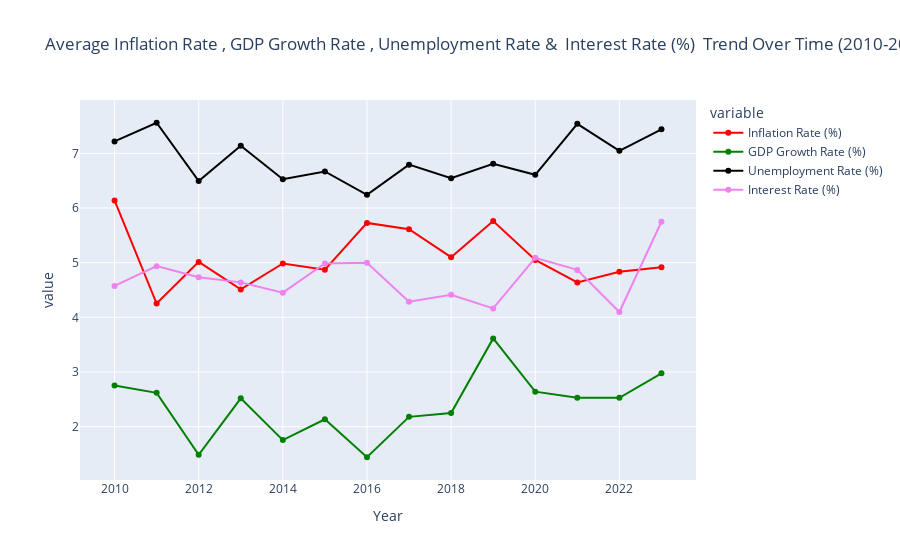

The notebook cell this image was saved under:
### Code cell
fig = px.line(yigui, x='Year', 
              y=['Inflation Rate (%)', 'GDP Growth Rate (%)','Unemployment Rate (%)','Interest Rate (%)'],
              title='Average Inflation Rate , GDP Growth Rate , Unemployment Rate &  Interest Rate (%)  Trend Over Time (2010-2023)',
              markers=True,color_discrete_sequence=["red","green","black","violet"],
              height=600)
fig

### Figure 1 — Plotly figure (JSON) as saved in the notebook; plotly's stock layout.template omitted (floating-point values rounded to 4 significant figures)
{"data": [{"hovertemplate": "variable=Inflation Rate (%)<br>Year=%{x}<br>value=%{y}<extra></extra>", "legendgroup": "Inflation Rate (%)", "line": {"color": "red", "dash": "solid"}, "marker": {"symbol": "circle"}, "mode": "markers+lines", "name": "Inflation Rate (%)", "orientation": "v", "showlegend": true, "type": "scatter", "x": [2010, 2011, 2012, 2013, 2014, 2015, 2016, 2017, 2018, 2019, 2020, 2021, 2022, 2023], "xaxis": "x", "y": [6.138, 4.252, 5.014, 4.51, 4.985, 4.872, 5.728, 5.611, 5.101, 5.762, 5.051, 4.637, 4.834, 4.917], "yaxis": "y"}, {"hovertemplate": "variable=GDP Growth Rate (%)<br>Year=%{x}<br>value=%{y}<extra></extra>", "legendgroup": "GDP Growth Rate (%)", "line": {"color": "green", "dash": "solid"}, "marker": {"symbol": "circle"}, "mode": "markers+lines", "name": "GDP Growth Rate (%)", "orientation": "v", "showlegend": true, "type": "scatter", "x": [2010, 2011, 2012, 2013, 2014, 2015, 2016, 2017, 2018, 2019, 2020, 2021, 2022, 2023], "xaxis": "x", "y": [2.751, 2.619, 1.486, 2.518, 1.753, 2.135, 1.44, 2.179, 2.25, 3.615, 2.64, 2.53, 2.527, 2.976], "yaxis": "y"}, {"hovertemplate": "variable=Unemployment Rate (%)<br>Year=%{x}<br>value=%{y}<extra></extra>", "legendgroup": "Unemployment Rate (%)", "line": {"color": "black", "dash": "solid"}, "marker": {"symbol": "circle"}, "mode": "markers+lines", "name": "Unemployment Rate (%)", "orientation": "v", "showlegend": true, "type": "scatter", "x": [2010, 2011, 2012, 2013, 2014, 2015, 2016, 2017, 2018, 2019, 2020, 2021, 2022, 2023], "xaxis": "x", "y": [7.219, 7.56, 6.492, 7.138, 6.527, 6.668, 6.241, 6.793, 6.545, 6.809, 6.608, 7.54, 7.046, 7.44], "yaxis": "y"}, {"hovertemplate": "variable=Interest Rate (%)<br>Year=%{x}<br>value=%{y}<extra></extra>", "legendgroup": "Interest Rate (%)", "line": {"color": "violet", "dash": "solid"}, "marker": {"symbol": "circle"}, "mode": "markers+lines", "name": "Interest Rate (%)", "orientation": "v", "showlegend": true, "type": "scatter", "x": [2010, 2011, 2012, 2013, 2014, 2015, 2016, 2017, 2018, 2019, 2020, 2021, 2022, 2023], "xaxis": "x", "y": [4.574, 4.937, 4.733, 4.639, 4.452, 4.985, 4.999, 4.287, 4.412, 4.164, 5.088, 4.868, 4.097, 5.749], "yaxis": "y"}], "layout": {"autosize": true, "legend": {"title": {"text": "variable"}, "tracegroupgap": 0}, "title": {"text": "Average Inflation Rate , GDP Growth Rate , Unemployment Rate &  Interest Rate (%)  Trend Over Time (2010-2023)"}, "xaxis": {"anchor": "y", "autorange": true, "domain": [0, 1], "range": [2009.0, 2024.0], "title": {"text": "Year"}, "type": "linear"}, "yaxis": {"anchor": "x", "autorange": true, "domain": [0, 1], "range": [1.031, 7.969], "title": {"text": "value"}, "type": "linear"}}}
